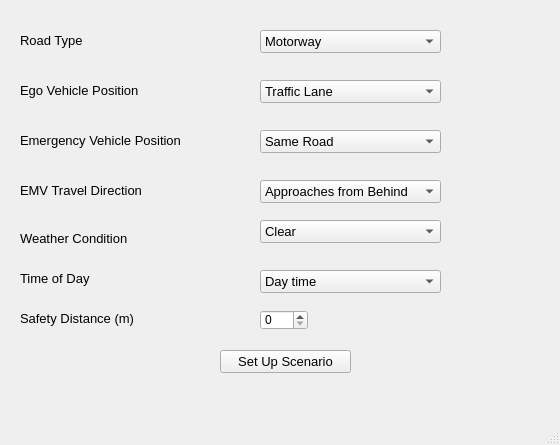
<?xml version="1.0" encoding="UTF-8"?>
<ui version="4.0">
 <class>MainWindow</class>
 <widget class="QMainWindow" name="MainWindow">
  <property name="geometry">
   <rect>
    <x>0</x>
    <y>0</y>
    <width>560</width>
    <height>445</height>
   </rect>
  </property>
  <property name="windowTitle">
   <string>ScenarioInfoManager</string>
  </property>
  <widget class="QWidget" name="centralwidget">
   <widget class="QLabel" name="labe_ego_position">
    <property name="geometry">
     <rect>
      <x>20</x>
      <y>80</y>
      <width>121</width>
      <height>21</height>
     </rect>
    </property>
    <property name="font">
     <font>
      <pointsize>10</pointsize>
     </font>
    </property>
    <property name="text">
     <string>Ego Vehicle Position</string>
    </property>
   </widget>
   <widget class="QComboBox" name="comboBox_ego_position">
    <property name="geometry">
     <rect>
      <x>260</x>
      <y>80</y>
      <width>181</width>
      <height>23</height>
     </rect>
    </property>
    <property name="font">
     <font>
      <pointsize>10</pointsize>
     </font>
    </property>
    <item>
     <property name="text">
      <string>Traffic Lane</string>
     </property>
    </item>
    <item>
     <property name="text">
      <string>Approaching Intersection</string>
     </property>
    </item>
    <item>
     <property name="text">
      <string>Approaching T-Junction</string>
     </property>
    </item>
   </widget>
   <widget class="QLabel" name="road_type_label">
    <property name="geometry">
     <rect>
      <x>20</x>
      <y>30</y>
      <width>71</width>
      <height>21</height>
     </rect>
    </property>
    <property name="font">
     <font>
      <pointsize>10</pointsize>
     </font>
    </property>
    <property name="text">
     <string>Road Type</string>
    </property>
   </widget>
   <widget class="QComboBox" name="comboBox_road_type">
    <property name="geometry">
     <rect>
      <x>260</x>
      <y>30</y>
      <width>181</width>
      <height>23</height>
     </rect>
    </property>
    <property name="font">
     <font>
      <pointsize>10</pointsize>
     </font>
    </property>
    <item>
     <property name="text">
      <string>Motorway</string>
     </property>
    </item>
    <item>
     <property name="text">
      <string>Expressway</string>
     </property>
    </item>
    <item>
     <property name="text">
      <string>local Road</string>
     </property>
    </item>
   </widget>
   <widget class="QLabel" name="label_weather">
    <property name="geometry">
     <rect>
      <x>20</x>
      <y>230</y>
      <width>151</width>
      <height>16</height>
     </rect>
    </property>
    <property name="font">
     <font>
      <pointsize>10</pointsize>
     </font>
    </property>
    <property name="text">
     <string>Weather Condition</string>
    </property>
   </widget>
   <widget class="QComboBox" name="comboBox_weather">
    <property name="geometry">
     <rect>
      <x>260</x>
      <y>220</y>
      <width>181</width>
      <height>23</height>
     </rect>
    </property>
    <property name="font">
     <font>
      <pointsize>10</pointsize>
     </font>
    </property>
    <item>
     <property name="text">
      <string>Clear</string>
     </property>
    </item>
    <item>
     <property name="text">
      <string>Cloudy</string>
     </property>
    </item>
    <item>
     <property name="text">
      <string>Light Rain</string>
     </property>
    </item>
    <item>
     <property name="text">
      <string>Moderate Rain</string>
     </property>
    </item>
    <item>
     <property name="text">
      <string>Heavy Rain</string>
     </property>
    </item>
   </widget>
   <widget class="QLabel" name="label_day_time">
    <property name="geometry">
     <rect>
      <x>20</x>
      <y>270</y>
      <width>121</width>
      <height>16</height>
     </rect>
    </property>
    <property name="font">
     <font>
      <pointsize>10</pointsize>
     </font>
    </property>
    <property name="text">
     <string>Time of Day</string>
    </property>
   </widget>
   <widget class="QComboBox" name="comboBox_time_of_day">
    <property name="geometry">
     <rect>
      <x>260</x>
      <y>270</y>
      <width>181</width>
      <height>23</height>
     </rect>
    </property>
    <property name="font">
     <font>
      <pointsize>10</pointsize>
     </font>
    </property>
    <item>
     <property name="text">
      <string>Day time</string>
     </property>
    </item>
    <item>
     <property name="text">
      <string>Night time</string>
     </property>
    </item>
   </widget>
   <widget class="QLabel" name="label_emv_position">
    <property name="geometry">
     <rect>
      <x>20</x>
      <y>180</y>
      <width>211</width>
      <height>20</height>
     </rect>
    </property>
    <property name="font">
     <font>
      <pointsize>10</pointsize>
     </font>
    </property>
    <property name="text">
     <string>EMV Travel Direction</string>
    </property>
   </widget>
   <widget class="QComboBox" name="comboBox_emv_position">
    <property name="geometry">
     <rect>
      <x>260</x>
      <y>180</y>
      <width>181</width>
      <height>23</height>
     </rect>
    </property>
    <property name="font">
     <font>
      <pointsize>10</pointsize>
     </font>
    </property>
    <item>
     <property name="text">
      <string>Approaches from Behind</string>
     </property>
    </item>
    <item>
     <property name="text">
      <string>As Lead Vehicle</string>
     </property>
    </item>
    <item>
     <property name="text">
      <string>Approaches from Right Lane</string>
     </property>
    </item>
    <item>
     <property name="text">
      <string>Approaches from Left Lane</string>
     </property>
    </item>
    <item>
     <property name="text">
      <string>Approaches on Opposite Lane</string>
     </property>
    </item>
    <item>
     <property name="text">
      <string>Approaches Intersection</string>
     </property>
    </item>
    <item>
     <property name="text">
      <string>Approaches T-Junction</string>
     </property>
    </item>
   </widget>
   <widget class="QPushButton" name="set_up_scenario">
    <property name="geometry">
     <rect>
      <x>220</x>
      <y>350</y>
      <width>131</width>
      <height>23</height>
     </rect>
    </property>
    <property name="font">
     <font>
      <pointsize>10</pointsize>
     </font>
    </property>
    <property name="text">
     <string>Set Up Scenario</string>
    </property>
   </widget>
   <widget class="QSpinBox" name="spinBox_safety_distance">
    <property name="geometry">
     <rect>
      <x>260</x>
      <y>310</y>
      <width>48</width>
      <height>20</height>
     </rect>
    </property>
   </widget>
   <widget class="QLabel" name="Label_Safety_Distance">
    <property name="geometry">
     <rect>
      <x>20</x>
      <y>310</y>
      <width>141</width>
      <height>16</height>
     </rect>
    </property>
    <property name="font">
     <font>
      <pointsize>10</pointsize>
     </font>
    </property>
    <property name="text">
     <string>Safety Distance (m)</string>
    </property>
   </widget>
   <widget class="QLabel" name="label_emv_position_2">
    <property name="geometry">
     <rect>
      <x>20</x>
      <y>130</y>
      <width>171</width>
      <height>20</height>
     </rect>
    </property>
    <property name="font">
     <font>
      <pointsize>10</pointsize>
     </font>
    </property>
    <property name="text">
     <string>Emergency Vehicle Position</string>
    </property>
   </widget>
   <widget class="QComboBox" name="comboBox_ego_position_2">
    <property name="geometry">
     <rect>
      <x>260</x>
      <y>130</y>
      <width>181</width>
      <height>23</height>
     </rect>
    </property>
    <property name="font">
     <font>
      <pointsize>10</pointsize>
     </font>
    </property>
    <item>
     <property name="text">
      <string>Same Road</string>
     </property>
    </item>
    <item>
     <property name="text">
      <string>Parallel Road</string>
     </property>
    </item>
    <item>
     <property name="text">
      <string>Opposite Road</string>
     </property>
    </item>
    <item>
     <property name="text">
      <string>Cross Road</string>
     </property>
    </item>
   </widget>
  </widget>
  <widget class="QMenuBar" name="menubar">
   <property name="geometry">
    <rect>
     <x>0</x>
     <y>0</y>
     <width>560</width>
     <height>22</height>
    </rect>
   </property>
  </widget>
  <widget class="QStatusBar" name="statusbar"/>
 </widget>
 <resources/>
 <connections/>
</ui>
